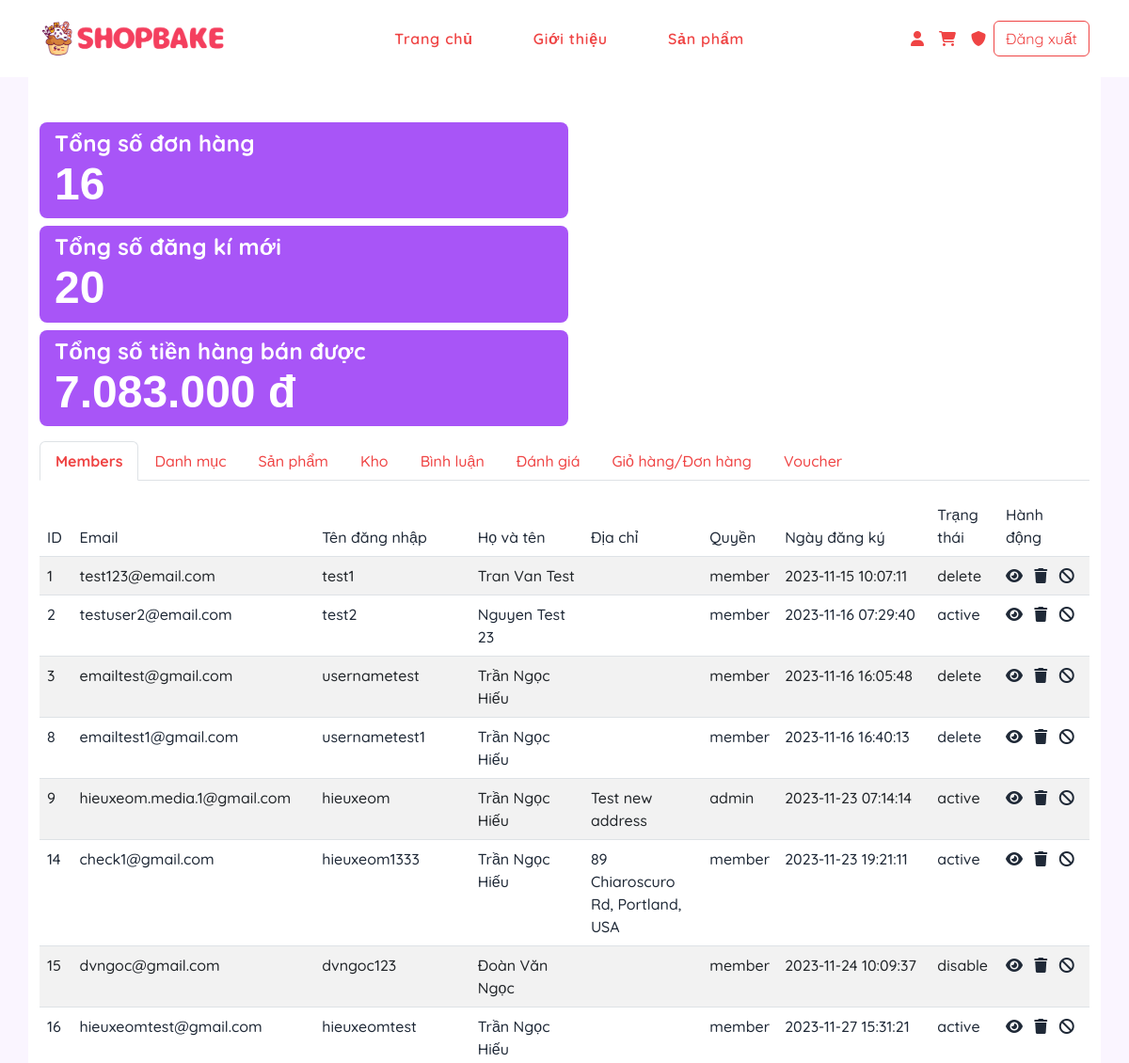
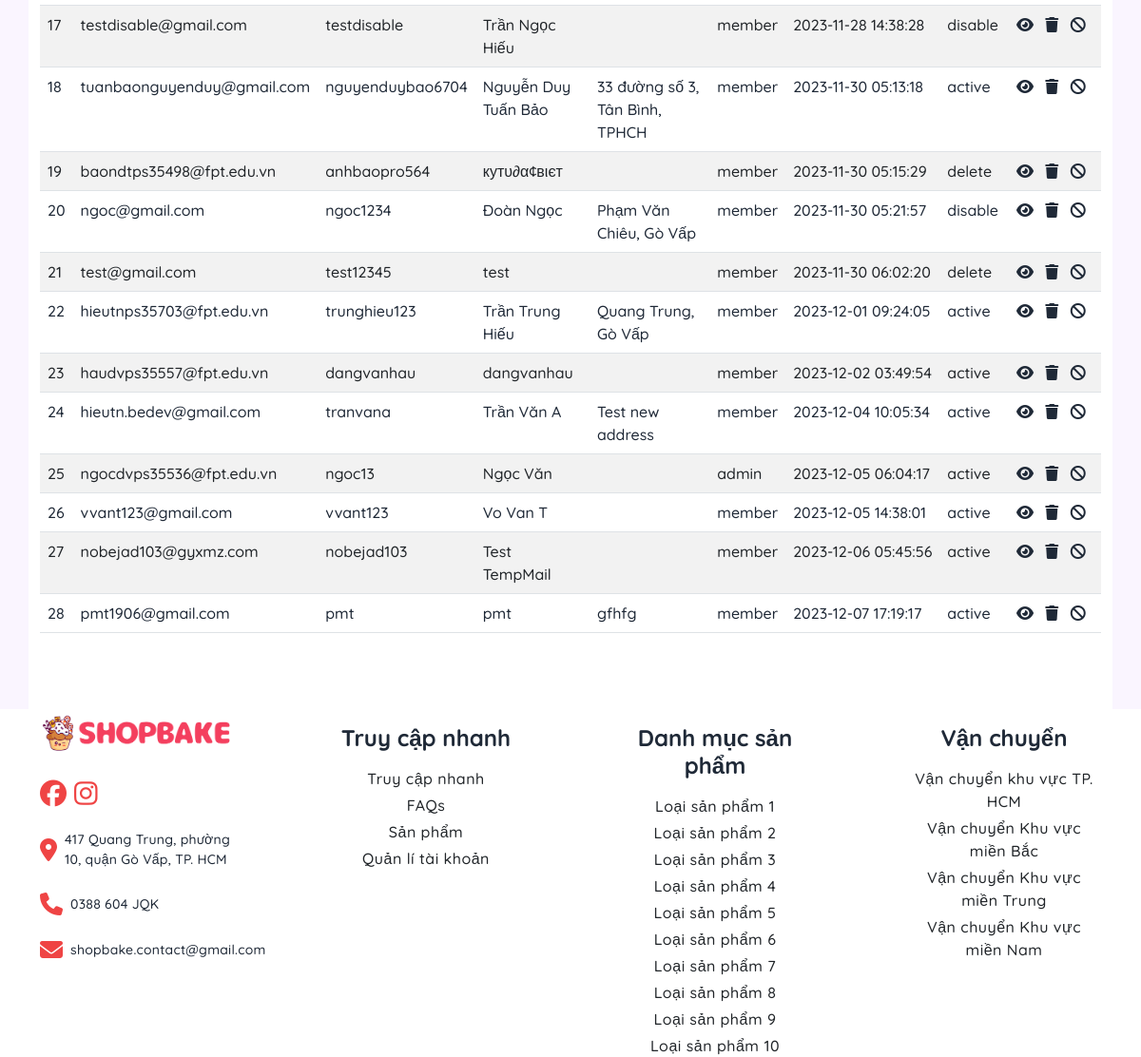
The app's page /admin/users (signed in) with its own data (2 pictures, top to bottom).
### tables this page shows
CREATE TABLE `users` (
  `user_id` int(11) NOT NULL AUTO_INCREMENT,
  `email` varchar(255) NOT NULL,
  `username` varchar(50) NOT NULL,
  `fullname` varchar(255) NOT NULL,
  `password` varchar(255) NOT NULL,
  `role` enum('member','admin') NOT NULL DEFAULT 'member',
  `regis_date` timestamp NULL DEFAULT current_timestamp(),
  `is_active` enum('active','disable','delete') NOT NULL DEFAULT 'active',
  `address` varchar(255) DEFAULT NULL,
  PRIMARY KEY (`user_id`),
  UNIQUE KEY `users_pk` (`username`),
  UNIQUE KEY `users_pk2` (`email`)
);

### app/controllers/BaseController.php (called while the page is built, shortened)
<?php
class BaseController
{
    protected function view($viewPath, array $params = [])
    {
        $newViewPath = self::VIEW_FOLDER . "/" . str_replace('.', '/', $viewPath) . '.php';
        require $newViewPath;
    }
}
?>

### app/core/Database.php (called while the page is built)
<?php
class Database {
    private $host = DB_HOST;
    private $db_name = DB_NAME;
    private $username = DB_USER;
    private $password = DB_PASS;
    public function getConnection() {
        $conn = null;
        try {
            $conn = new PDO("mysql:host={$this->host};dbname={$this->db_name};charset=utf8mb4", $this->username, $this->password);
            $conn->setAttribute(PDO::ATTR_ERRMODE, PDO::ERRMODE_EXCEPTION);
        } catch (PDOException $e) {
            echo "Connection error: " . $e->getMessage();
        }
        return $conn;
    }
}

### app/models/BaseModel.php (called while the page is built, shortened)
<?php
class BaseModel extends Database
{
    protected $conn;
    public function __construct()
    {
        $this->conn = $this->getConnection();
    }
    public function getAll($table, $limit = null, $arraySelect = ['*'], $conditions = [], $order = null, $likeConditions = [])
    {
        $result = $this->_query($table, $arraySelect, $conditions, $limit, $order, $likeConditions);
        return $result;
    }
    private function _query($table, $arraySelect = ['*'], $conditions = [], $limit = null, $order = null, $likeConditions = [])
    {
        try {
            $column = implode(', ', $arraySelect);
            $sql = "SELECT $column FROM $table";
            if (!empty($conditions)) {
                $sql .= " WHERE ";
                $conditionsArray = [];
                foreach ($conditions as $column => $value) {
                    $conditionsArray[] = "$column = :$column";
                }
                $sql .= implode(' AND ', $conditionsArray);
            }
            $stmt = $this->conn->prepare($sql);
            if (!empty($conditions)) {
                foreach ($conditions as $column => $value) {
                    $stmt->bindValue(":$column", $value);
                }
            }
            $stmt->execute();
            return $stmt->fetchAll(PDO::FETCH_ASSOC);
        } catch (PDOException $e) {
            return false;
        }
    }
}
?>

### app/models/UserModel.php (called while the page is built, shortened)
<?php
class UserModel extends BaseModel
{
    public function getAllUser()
    {
        return $this->getAll(self::USER_TABLE);
    }
}

### app/models/AdminModel.php (called while the page is built, shortened)
<?php
class AdminModel extends BaseModel
{
    public function getTotalUsers()
    {
        return sizeof($this->getAll(table: self::USER_TABLE));
    }
}

### app/views/admin/userViews.php (the view)
<main class="container-fluid">
    <div class="bg-white container-lg py-5">
        <?php require_once "./app/views/admin/head_tabs.php" ?>
        <div class="py-3">
            <div class="table-responsive">
                <div class="table-wrapper">
                    <table class="table table-striped table-hover">
                        <thead>
                        <tr>
                            <th>ID</th>
                            <th>Email</th>
                            <th>Tên đăng nhập</th>
                            <th>Họ và tên</th>
                            <th>Địa chỉ</th>
                            <th>Quyền</th>
                            <th>Ngày đăng ký</th>
                            <th>Trạng thái</th>
                            <th>Hành động</th>
                        </tr>
                        </thead>
                        <tbody>
                        <?php
                        foreach ($listUsers as $user) {
                            echo "
                                    <tr>
                                        <td>$user[user_id]</td>
                                        <td>$user[email]</td>
                                        <td>$user[username]</td>
                                        <td>$user[fullname]</td>
                                        <td>$user[address]</td>
                                        <td>$user[role]</td>
                                        <td class='text-nowrap'>$user[regis_date]</td>
                                        <td>$user[is_active]</td>
                                        <td class='text-nowrap'>
                                            <a href='" . BASEPATH . "/admin/users/edit?userId=$user[user_id]" . "' class='me-2'><i class='fa-solid fa-eye'></i></a>
                                            <a href='" . BASEPATH . "/admin/users/delete?userId=$user[user_id]" . "' class='me-2'><i class='fa-solid fa-trash'></i></a>
                                            <a href='" . BASEPATH . "/admin/users/banned?userId=$user[user_id]" . "' class='me-2'><i class='fa-solid fa-ban'></i></a>
                                        </td>
                                    </tr>
                                    ";
                        }
                        ?>
                        </tbody>
                    </table>
                </div>
            </div>
        </div>
    </div>
</main>

### public/css/style.css (style rules this page uses)
:root { --text-dark-500: #6b7280; --text-dark-base: #1f2937; --text-dark-950: #030712; --text-light-base: #fff; --primary-color: var(--rose-500); --secondary-color: var(--yellow-500); --third-color: var(--purple-500); --gray-500: #6b7280; --gray-800: #1f2937; --gray-950: #030712; --rose-50: #fef2f2; --rose-100: #fee2e2; --rose-200: #fecaca; --rose-300: #fca5a5; --rose-400: #f87171; --rose-500: #ef4444; --rose-600: #dc2626; --rose-700: #b91c1c; --rose-800: #991b1b; --rose-900: #7f1d1d; --rose-950: #450a0a; --yellow-50: #fefce8; --yellow-100: #fef9c3; --yellow-200: #fef08a; --yellow-300: #fde047; --yellow-400: #facc15; --yellow-500: #eab308; --yellow-600: #ca8a04; --yellow-700: #a16207; --yellow-800: #854d0e; --yellow-900: #713f12; --yellow-950: #422006; --purple-50: #faf5ff; --purple-100: #f3e8ff; --purple-200: #e9d5ff; --purple-300: #d8b4fe; --purple-400: #c084fc; --purple-500: #a855f7; --purple-600: #9333ea; --purple-700: #7e22ce; --purple-800: #6b21a8; --purple-900: #581c87; --purple-950: #3b0764; --success: #65a30d; --fail: #dc2626; --wait: #eab308; --quicksand-font: 'Quicksand', sans-serif; --helvetica-font: 'Helvetica', sans-serif; }
* { font-family: var(--quicksand-font); margin: 0; padding: 0; box-sizing: border-box; font-weight: 500; font-size: 16px; color: var(--text-dark-base); }
.bg-white { background: #fff; }

### public/css/home.css (style rules this page uses)
main { background: var(--purple-50); }

### records on screen
users: user_id "1", email "test123@email.com", username "test1", fullname "Tran Van Test", role "member", regis_date "2023-11-15 10:07:11", is_active "delete"
users: user_id "2", email "testuser2@email.com", username "test2", fullname "Nguyen Test 23", role "member", regis_date "2023-11-16 07:29:40", is_active "active"
users: user_id "3", email "emailtest@gmail.com", username "usernametest", fullname "Trần Ngọc Hiếu", role "member", regis_date "2023-11-16 16:05:48", is_active "delete"
users: user_id "8", email "emailtest1@gmail.com", username "usernametest1", fullname "Trần Ngọc Hiếu", role "member", regis_date "2023-11-16 16:40:13", is_active "delete"
users: user_id "9", email "hieuxeom.media.1@gmail.com", username "hieuxeom", fullname "Trần Ngọc Hiếu", address "Test new address", role "admin", regis_date "2023-11-23 07:14:14", is_active "active"
users: user_id "14", email "check1@gmail.com", username "hieuxeom1333", fullname "Trần Ngọc Hiếu", address "89 Chiaroscuro Rd, Portland, USA", role "member", regis_date "2023-11-23 19:21:11", is_active "active"
users: user_id "15", email "dvngoc@gmail.com", username "dvngoc123", fullname "Đoàn Văn Ngọc", role "member", regis_date "2023-11-24 10:09:37", is_active "disable"
users: user_id "16", email "hieuxeomtest@gmail.com", username "hieuxeomtest", fullname "Trần Ngọc Hiếu", role "member", regis_date "2023-11-27 15:31:21", is_active "active"
users: user_id "17", email "testdisable@gmail.com", username "testdisable", fullname "Trần Ngọc Hiếu", role "member", regis_date "2023-11-28 14:38:28", is_active "disable"
users: user_id "18", email "tuanbaonguyenduy@gmail.com", username "nguyenduybao6704", fullname "Nguyễn Duy Tuấn Bảo", address "33 đường số 3, Tân Bình, TPHCH", role "member", regis_date "2023-11-30 05:13:18", is_active "active"
users: user_id "19", email "baondtps35498@fpt.edu.vn", username "anhbaopro564", fullname "кутυ∂α¢вιєт", role "member", regis_date "2023-11-30 05:15:29", is_active "delete"
users: user_id "20", email "ngoc@gmail.com", username "ngoc1234", fullname "Đoàn Ngọc", address "Phạm Văn Chiêu, Gò Vấp", role "member", regis_date "2023-11-30 05:21:57", is_active "disable"
users: user_id "21", email "test@gmail.com", username "test12345", fullname "test", role "member", regis_date "2023-11-30 06:02:20", is_active "delete"
users: user_id "22", email "hieutnps35703@fpt.edu.vn", username "trunghieu123", fullname "Trần Trung Hiếu", address "Quang Trung, Gò Vấp", role "member", regis_date "2023-12-01 09:24:05", is_active "active"
users: user_id "23", email "haudvps35557@fpt.edu.vn", username "dangvanhau", fullname "dangvanhau", role "member", regis_date "2023-12-02 03:49:54", is_active "active"
users: user_id "24", email "hieutn.bedev@gmail.com", username "tranvana", fullname "Trần Văn A", address "Test new address", role "member", regis_date "2023-12-04 10:05:34", is_active "active"
users: user_id "25", email "ngocdvps35536@fpt.edu.vn", username "ngoc13", fullname "Ngọc Văn", role "admin", regis_date "2023-12-05 06:04:17", is_active "active"
users: user_id "26", email "vvant123@gmail.com", username "vvant123", fullname "Vo Van T", role "member", regis_date "2023-12-05 14:38:01", is_active "active"
users: user_id "27", email "nobejad103@gyxmz.com", username "nobejad103", fullname "Test TempMail", role "member", regis_date "2023-12-06 05:45:56", is_active "active"
users: user_id "28", email "pmt1906@gmail.com", username "pmt", fullname "pmt", address "gfhfg", role "member", regis_date "2023-12-07 17:19:17", is_active "active"

### other values on screen
$analyticsArray["totalOrders"] "16"
$analyticsArray["totalUsers"] "20"
$analyticsArray["totalRevenue"] "7.083.000"
$item_key "Members"
$item_key "Danh mục"
$item_key "Sản phẩm"
$item_key "Kho"
$item_key "Bình luận"
$item_key "Đánh giá"
$item_key "Giỏ hàng/Đơn hàng"
$item_key "Voucher"
